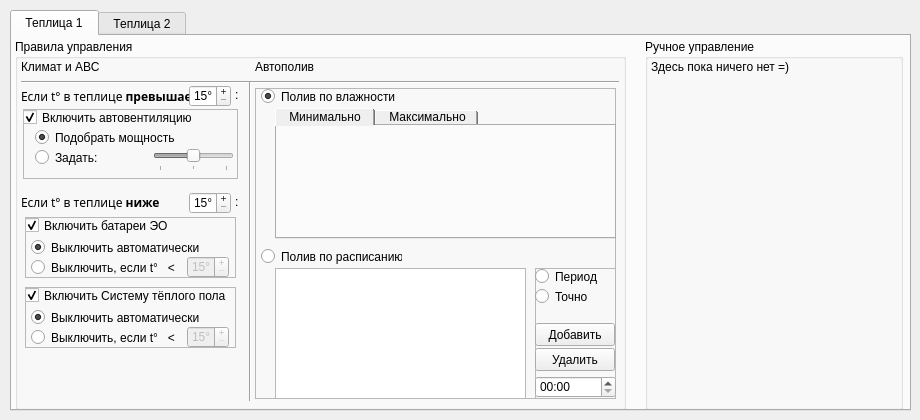
            <widget class="QWidget" name="page_6">
             <widget class="QWidget" name="gridLayoutWidget">
              <property name="geometry">
               <rect>
                <x>10</x>
                <y>10</y>
                <width>901</width>
                <height>401</height>
               </rect>
              </property>
              <layout class="QGridLayout" name="gridLayout_4">
               <item row="0" column="0">
                <widget class="QTabWidget" name="taw_PtsConfig">
                 <property name="styleSheet">
                  <string notr="true"/>
                 </property>
                 <property name="currentIndex">
                  <number>0</number>
                 </property>
                 <widget class="QWidget" name="tab1">
                  <attribute name="title">
                   <string> Теплица 1 </string>
                  </attribute>
                  <widget class="QGroupBox" name="box_PtsRuleList_1">
                   <property name="geometry">
                    <rect>
                     <x>3</x>
                     <y>3</y>
                     <width>611</width>
                     <height>371</height>
                    </rect>
                   </property>
                   <property name="title">
                    <string>Правила управления</string>
                   </property>
                   <widget class="QLabel" name="lbl_ReadOnly38">
                    <property name="geometry">
                     <rect>
                      <x>6</x>
                      <y>20</y>
                      <width>91</width>
                      <height>16</height>
                     </rect>
                    </property>
                    <property name="styleSheet">
                     <string notr="true">font: 63 10pt &quot;Segoe UI Semibold&quot;;</string>
                    </property>
                    <property name="text">
                     <string>Климат и АВС</string>
                    </property>
                   </widget>
                   <widget class="QLabel" name="lbl_ReadOnly35">
                    <property name="geometry">
                     <rect>
                      <x>6</x>
                      <y>49</y>
                      <width>171</width>
                      <height>16</height>
                     </rect>
                    </property>
                    <property name="font">
                     <font>
                      <family>Segoe UI Semilight</family>
                      <pointsize>9</pointsize>
                      <weight>50</weight>
                      <italic>false</italic>
                      <bold>false</bold>
                     </font>
                    </property>
                    <property name="styleSheet">
                     <string notr="true">font: 9pt &quot;Segoe UI Semilight&quot;;</string>
                    </property>
                    <property name="text">
                     <string>&lt;html&gt;&lt;head/&gt;&lt;body&gt;&lt;p&gt;Если t° в теплице &lt;span style=&quot; font-weight:600;&quot;&gt;превышает&lt;/span&gt;&lt;/p&gt;&lt;/body&gt;&lt;/html&gt;</string>
                    </property>
                    <property name="textFormat">
                     <enum>Qt::RichText</enum>
                    </property>
                   </widget>
                   <widget class="QSpinBox" name="spb_PtsMaxPossibleTemp">
                    <property name="geometry">
                     <rect>
                      <x>174</x>
                      <y>46</y>
                      <width>42</width>
                      <height>22</height>
                     </rect>
                    </property>
                    <property name="frame">
                     <bool>true</bool>
                    </property>
                    <property name="buttonSymbols">
                     <enum>QAbstractSpinBox::PlusMinus</enum>
                    </property>
                    <property name="suffix">
                     <string>°</string>
                    </property>
                    <property name="minimum">
                     <number>15</number>
                    </property>
                    <property name="maximum">
                     <number>40</number>
                    </property>
                   </widget>
                   <widget class="QLabel" name="lbl_ReadOnly37">
                    <property name="geometry">
                     <rect>
                      <x>220</x>
                      <y>48</y>
                      <width>16</width>
                      <height>16</height>
                     </rect>
                    </property>
                    <property name="text">
                     <string>:</string>
                    </property>
                   </widget>
                   <widget class="Line" name="line_4">
                    <property name="geometry">
                     <rect>
                      <x>6</x>
                      <y>35</y>
                      <width>598</width>
                      <height>16</height>
                     </rect>
                    </property>
                    <property name="orientation">
                     <enum>Qt::Horizontal</enum>
                    </property>
                   </widget>
                   <widget class="QLabel" name="lbl_ReadOnly36">
                    <property name="geometry">
                     <rect>
                      <x>6</x>
                      <y>155</y>
                      <width>171</width>
                      <height>16</height>
                     </rect>
                    </property>
                    <property name="font">
                     <font>
                      <family>Segoe UI Semilight</family>
                      <pointsize>9</pointsize>
                      <weight>50</weight>
                      <italic>false</italic>
                      <bold>false</bold>
                     </font>
                    </property>
                    <property name="styleSheet">
                     <string notr="true">font: 9pt &quot;Segoe UI Semilight&quot;;</string>
                    </property>
                    <property name="text">
                     <string>&lt;html&gt;&lt;head/&gt;&lt;body&gt;&lt;p&gt;Если t° в теплице &lt;span style=&quot; font-weight:600;&quot;&gt;ниже&lt;/span&gt;&lt;/p&gt;&lt;/body&gt;&lt;/html&gt;</string>
                    </property>
                    <property name="textFormat">
                     <enum>Qt::RichText</enum>
                    </property>
                   </widget>
                   <widget class="QSpinBox" name="spb_PtsMinPossibleTemp">
                    <property name="geometry">
                     <rect>
                      <x>174</x>
                      <y>153</y>
                      <width>42</width>
                      <height>22</height>
                     </rect>
                    </property>
                    <property name="frame">
                     <bool>true</bool>
                    </property>
                    <property name="buttonSymbols">
                     <enum>QAbstractSpinBox::PlusMinus</enum>
                    </property>
                    <property name="suffix">
                     <string>°</string>
                    </property>
                    <property name="minimum">
                     <number>15</number>
                    </property>
                    <property name="maximum">
                     <number>40</number>
                    </property>
                   </widget>
                   <widget class="QLabel" name="lbl_ReadOnly39">
                    <property name="geometry">
                     <rect>
                      <x>220</x>
                      <y>155</y>
                      <width>16</width>
                      <height>16</height>
                     </rect>
                    </property>
                    <property name="text">
                     <string>:</string>
                    </property>
                   </widget>
                   <widget class="Line" name="line_5">
                    <property name="geometry">
                     <rect>
                      <x>225</x>
                      <y>42</y>
                      <width>20</width>
                      <height>320</height>
                     </rect>
                    </property>
                    <property name="orientation">
                     <enum>Qt::Vertical</enum>
                    </property>
                   </widget>
                   <widget class="QLabel" name="lbl_ReadOnly40">
                    <property name="geometry">
                     <rect>
                      <x>240</x>
                      <y>20</y>
                      <width>121</width>
                      <height>16</height>
                     </rect>
                    </property>
                    <property name="styleSheet">
                     <string notr="true">font: 63 10pt &quot;Segoe UI Semibold&quot;;</string>
                    </property>
                    <property name="text">
                     <string>Автополив</string>
                    </property>
                   </widget>
                   <widget class="QFrame" name="frame_PtsAutoVentSys">
                    <property name="geometry">
                     <rect>
                      <x>8</x>
                      <y>70</y>
                      <width>215</width>
                      <height>70</height>
                     </rect>
                    </property>
                    <property name="frameShape">
                     <enum>QFrame::StyledPanel</enum>
                    </property>
                    <property name="frameShadow">
                     <enum>QFrame::Raised</enum>
                    </property>
                    <widget class="QRadioButton" name="rdb_PtsAutoVentSysManualMode">
                     <property name="geometry">
                      <rect>
                       <x>12</x>
                       <y>40</y>
                       <width>111</width>
                       <height>17</height>
                      </rect>
                     </property>
                     <property name="text">
                      <string>Задать: </string>
                     </property>
                    </widget>
                    <widget class="QCheckBox" name="ckb_PtsAutoVentSysToggle">
                     <property name="geometry">
                      <rect>
                       <x>0</x>
                       <y>0</y>
                       <width>201</width>
                       <height>17</height>
                      </rect>
                     </property>
                     <property name="text">
                      <string>Включить автовентиляцию</string>
                     </property>
                     <property name="checked">
                      <bool>true</bool>
                     </property>
                    </widget>
                    <widget class="QSlider" name="sld_PtsAutoVentSysManMdSlider">
                     <property name="enabled">
                      <bool>false</bool>
                     </property>
                     <property name="geometry">
                      <rect>
                       <x>130</x>
                       <y>40</y>
                       <width>81</width>
                       <height>22</height>
                      </rect>
                     </property>
                     <property name="maximum">
                      <number>10</number>
                     </property>
                     <property name="pageStep">
                      <number>2</number>
                     </property>
                     <property name="value">
                      <number>5</number>
                     </property>
                     <property name="orientation">
                      <enum>Qt::Horizontal</enum>
                     </property>
                     <property name="tickPosition">
                      <enum>QSlider::TicksBelow</enum>
                     </property>
                     <property name="tickInterval">
                      <number>5</number>
                     </property>
                    </widget>
                    <widget class="QRadioButton" name="rdb_PtsAutoVentSysAutoMode">
                     <property name="geometry">
                      <rect>
                       <x>12</x>
                       <y>20</y>
                       <width>201</width>
                       <height>17</height>
                      </rect>
                     </property>
                     <property name="text">
                      <string>Подобрать мощность </string>
                     </property>
                     <property name="checked">
                      <bool>true</bool>
                     </property>
                    </widget>
                   </widget>
                   <widget class="QFrame" name="frame_PtsMainHeatingSys">
                    <property name="geometry">
                     <rect>
                      <x>10</x>
                      <y>178</y>
                      <width>211</width>
                      <height>61</height>
                     </rect>
                    </property>
                    <property name="frameShape">
                     <enum>QFrame::StyledPanel</enum>
                    </property>
                    <property name="frameShadow">
                     <enum>QFrame::Raised</enum>
                    </property>
                    <widget class="QSpinBox" name="spb_PtsOffHeatingIfTempHigher">
                     <property name="enabled">
                      <bool>false</bool>
                     </property>
                     <property name="geometry">
                      <rect>
                       <x>162</x>
                       <y>39</y>
                       <width>42</width>
                       <height>22</height>
                      </rect>
                     </property>
                     <property name="styleSheet">
                      <string notr="true"/>
                     </property>
                     <property name="frame">
                      <bool>true</bool>
                     </property>
                     <property name="buttonSymbols">
                      <enum>QAbstractSpinBox::PlusMinus</enum>
                     </property>
                     <property name="suffix">
                      <string>°</string>
                     </property>
                     <property name="minimum">
                      <number>15</number>
                     </property>
                     <property name="maximum">
                      <number>40</number>
                     </property>
                    </widget>
                    <widget class="QCheckBox" name="ckb_PtsElcHtgSysToggle">
                     <property name="geometry">
                      <rect>
                       <x>0</x>
                       <y>0</y>
                       <width>221</width>
                       <height>17</height>
                      </rect>
                     </property>
                     <property name="text">
                      <string>Включить батареи ЭО</string>
                     </property>
                     <property name="checked">
                      <bool>true</bool>
                     </property>
                    </widget>
                    <widget class="QRadioButton" name="rdb_PtsOffMainHeatingAuto">
                     <property name="geometry">
                      <rect>
                       <x>6</x>
                       <y>22</y>
                       <width>201</width>
                       <height>17</height>
                      </rect>
                     </property>
                     <property name="text">
                      <string>Выключить автоматически</string>
                     </property>
                     <property name="checked">
                      <bool>true</bool>
                     </property>
                    </widget>
                    <widget class="QRadioButton" name="rdb_PtsOffMainHeatingManual">
                     <property name="geometry">
                      <rect>
                       <x>6</x>
                       <y>42</y>
                       <width>151</width>
                       <height>17</height>
                      </rect>
                     </property>
                     <property name="sizePolicy">
                      <sizepolicy hsizetype="MinimumExpanding" vsizetype="Fixed">
                       <horstretch>0</horstretch>
                       <verstretch>0</verstretch>
                      </sizepolicy>
                     </property>
                     <property name="text">
                      <string>Выключить, если t°   &lt;  </string>
                     </property>
                    </widget>
                   </widget>
                   <widget class="QFrame" name="frame_PtsHotfloorSys">
                    <property name="geometry">
                     <rect>
                      <x>10</x>
                      <y>248</y>
                      <width>211</width>
                      <height>61</height>
                     </rect>
                    </property>
                    <property name="frameShape">
                     <enum>QFrame::StyledPanel</enum>
                    </property>
                    <property name="frameShadow">
                     <enum>QFrame::Raised</enum>
                    </property>
                    <widget class="QSpinBox" name="spb_PtsOffHeatFlrTempHigher">
                     <property name="enabled">
                      <bool>false</bool>
                     </property>
                     <property name="geometry">
                      <rect>
                       <x>162</x>
                       <y>39</y>
                       <width>42</width>
                       <height>22</height>
                      </rect>
                     </property>
                     <property name="styleSheet">
                      <string notr="true"/>
                     </property>
                     <property name="frame">
                      <bool>true</bool>
                     </property>
                     <property name="buttonSymbols">
                      <enum>QAbstractSpinBox::PlusMinus</enum>
                     </property>
                     <property name="suffix">
                      <string>°</string>
                     </property>
                     <property name="minimum">
                      <number>15</number>
                     </property>
                     <property name="maximum">
                      <number>40</number>
                     </property>
                    </widget>
                    <widget class="QCheckBox" name="ckb_PtsFlrHtgSysToggle">
                     <property name="geometry">
                      <rect>
                       <x>0</x>
                       <y>0</y>
                       <width>221</width>
                       <height>17</height>
                      </rect>
                     </property>
                     <property name="text">
                      <string>Включить Систему тёплого пола</string>
                     </property>
                     <property name="checked">
                      <bool>true</bool>
                     </property>
                    </widget>
                    <widget class="QRadioButton" name="rdb_PtsOffHotfloorAuto">
                     <property name="geometry">
                      <rect>
                       <x>6</x>
                       <y>22</y>
                       <width>201</width>
                       <height>17</height>
                      </rect>
                     </property>
                     <property name="text">
                      <string>Выключить автоматически</string>
                     </property>
                     <property name="checked">
                      <bool>true</bool>
                     </property>
                    </widget>
                    <widget class="QRadioButton" name="rdb_PtsOffHotfloorManual">
                     <property name="geometry">
                      <rect>
                       <x>6</x>
                       <y>42</y>
                       <width>151</width>
                       <height>17</height>
                      </rect>
                     </property>
                     <property name="sizePolicy">
                      <sizepolicy hsizetype="MinimumExpanding" vsizetype="Fixed">
                       <horstretch>0</horstretch>
                       <verstretch>0</verstretch>
                      </sizepolicy>
                     </property>
                     <property name="text">
                      <string>Выключить, если t°   &lt;  </string>
                     </property>
                    </widget>
                   </widget>
                   <widget class="QFrame" name="frame_PtsWateringSys">
                    <property name="geometry">
                     <rect>
                      <x>240</x>
                      <y>49</y>
                      <width>361</width>
                      <height>311</height>
                     </rect>
                    </property>
                    <property name="frameShape">
                     <enum>QFrame::StyledPanel</enum>
                    </property>
                    <property name="frameShadow">
                     <enum>QFrame::Raised</enum>
                    </property>
                    <widget class="QTabWidget" name="taw_PtsWateringAutoModeCfg">
                     <property name="enabled">
                      <bool>true</bool>
                     </property>
                     <property name="geometry">
                      <rect>
                       <x>20</x>
                       <y>20</y>
                       <width>341</width>
                       <height>131</height>
                      </rect>
                     </property>
                     <property name="styleSheet">
                      <string notr="true">QTabBar { font: 10pt &quot;Segoe UI Light&quot;; }
QTabBar::tab { padding: 2 14 2 14; min-width: 8ex; }</string>
                     </property>
                     <property name="currentIndex">
                      <number>0</number>
                     </property>
                     <widget class="QWidget" name="tab_PtsWateringMinMoisLvl_2">
                      <attribute name="title">
                       <string>Минимально</string>
                      </attribute>
                     </widget>
                     <widget class="QWidget" name="tab_PtsWateringMaxMoisLvl_2">
                      <attribute name="title">
                       <string>Максимальнo</string>
                      </attribute>
                     </widget>
                    </widget>
                    <widget class="QRadioButton" name="rdb_PtsWateringAutoMode">
                     <property name="geometry">
                      <rect>
                       <x>6</x>
                       <y>0</y>
                       <width>141</width>
                       <height>17</height>
                      </rect>
                     </property>
                     <property name="text">
                      <string>Полив по влажности</string>
                     </property>
                     <property name="checked">
                      <bool>true</bool>
                     </property>
                    </widget>
                    <widget class="QRadioButton" name="rdb_PtsWateringScheduleMode">
                     <property name="geometry">
                      <rect>
                       <x>6</x>
                       <y>160</y>
                       <width>141</width>
                       <height>17</height>
                      </rect>
                     </property>
                     <property name="text">
                      <string>Полив по расписанию</string>
                     </property>
                     <property name="checked">
                      <bool>false</bool>
                     </property>
                    </widget>
                    <widget class="QTableWidget" name="tbw_PtsWateringSchedule">
                     <property name="enabled">
                      <bool>true</bool>
                     </property>
                     <property name="geometry">
                      <rect>
                       <x>20</x>
                       <y>180</y>
                       <width>251</width>
                       <height>131</height>
                      </rect>
                     </property>
                    </widget>
                    <widget class="QFrame" name="frame_PtsWateringSysScheduleBtb">
                     <property name="geometry">
                      <rect>
                       <x>280</x>
                       <y>180</y>
                       <width>81</width>
                       <height>131</height>
                      </rect>
                     </property>
                     <property name="frameShape">
                      <enum>QFrame::StyledPanel</enum>
                     </property>
                     <property name="frameShadow">
                      <enum>QFrame::Raised</enum>
                     </property>
                     <widget class="QRadioButton" name="rdb_PtsWateringSysSchedPeriodic">
                      <property name="geometry">
                       <rect>
                        <x>0</x>
                        <y>0</y>
                        <width>82</width>
                        <height>17</height>
                       </rect>
                      </property>
                      <property name="text">
                       <string>Период</string>
                      </property>
                     </widget>
                     <widget class="QRadioButton" name="rb_PtsWateringSysSchedAbsolute">
                      <property name="geometry">
                       <rect>
                        <x>0</x>
                        <y>20</y>
                        <width>82</width>
                        <height>17</height>
                       </rect>
                      </property>
                      <property name="text">
                       <string>Точно</string>
                      </property>
                     </widget>
                     <widget class="QTimeEdit" name="tme_PtsWateringSysScheduleTime">
                      <property name="geometry">
                       <rect>
                        <x>0</x>
                        <y>108</y>
                        <width>81</width>
                        <height>22</height>
                       </rect>
                      </property>
                      <property name="displayFormat">
                       <string>HH:mm</string>
                      </property>
                     </widget>
                     <widget class="QPushButton" name="btn_PtsWateringSysDelArg">
                      <property name="geometry">
                       <rect>
                        <x>0</x>
                        <y>80</y>
                        <width>80</width>
                        <height>23</height>
                       </rect>
                      </property>
                      <property name="text">
                       <string>Удалить</string>
                      </property>
                     </widget>
                     <widget class="QPushButton" name="btn_PtsWateringSysAddArg">
                      <property name="geometry">
                       <rect>
                        <x>0</x>
                        <y>55</y>
                        <width>80</width>
                        <height>23</height>
                       </rect>
                      </property>
                      <property name="text">
                       <string>Добавить</string>
                      </property>
                     </widget>
                    </widget>
                   </widget>
                   <zorder>frame_PtsAutoVentSys</zorder>
                   <zorder>lbl_ReadOnly35</zorder>
                   <zorder>lbl_ReadOnly37</zorder>
                   <zorder>line_4</zorder>
                   <zorder>spb_PtsMaxPossibleTemp</zorder>
                   <zorder>lbl_ReadOnly38</zorder>
                   <zorder>lbl_ReadOnly36</zorder>
                   <zorder>spb_PtsMinPossibleTemp</zorder>
                   <zorder>lbl_ReadOnly39</zorder>
                   <zorder>line_5</zorder>
                   <zorder>lbl_ReadOnly40</zorder>
                   <zorder>frame_PtsMainHeatingSys</zorder>
                   <zorder>frame_PtsHotfloorSys</zorder>
                   <zorder>frame_PtsWateringSys</zorder>
                  </widget>
                  <widget class="QGroupBox" name="box_PtsManualControl_1">
                   <property name="geometry">
                    <rect>
                     <x>633</x>
                     <y>3</y>
                     <width>258</width>
                     <height>371</height>
                    </rect>
                   </property>
                   <property name="title">
                    <string>Ручное управление</string>
                   </property>
                   <widget class="QLabel" name="lbl_ReadOnly41">
                    <property name="geometry">
                     <rect>
                      <x>6</x>
                      <y>20</y>
                      <width>161</width>
                      <height>16</height>
                     </rect>
                    </property>
                    <property name="styleSheet">
                     <string notr="true">font: 63 10pt &quot;Segoe UI Semibold&quot;;</string>
                    </property>
                    <property name="text">
                     <string>Здесь пока ничего нет =)</string>
                    </property>
                   </widget>
                  </widget>
                 </widget>
                 <widget class="QWidget" name="tab2">
                  <attribute name="title">
                   <string> Теплица 2 </string>
                  </attribute>
                  <widget class="QLabel" name="label">
                   <property name="geometry">
                    <rect>
                     <x>430</x>
                     <y>180</y>
                     <width>47</width>
                     <height>13</height>
                    </rect>
                   </property>
                   <property name="text">
                    <string>пусто XD</string>
                   </property>
                  </widget>
                 </widget>
                </widget>
               </item>
              </layout>
             </widget>
            </widget>
